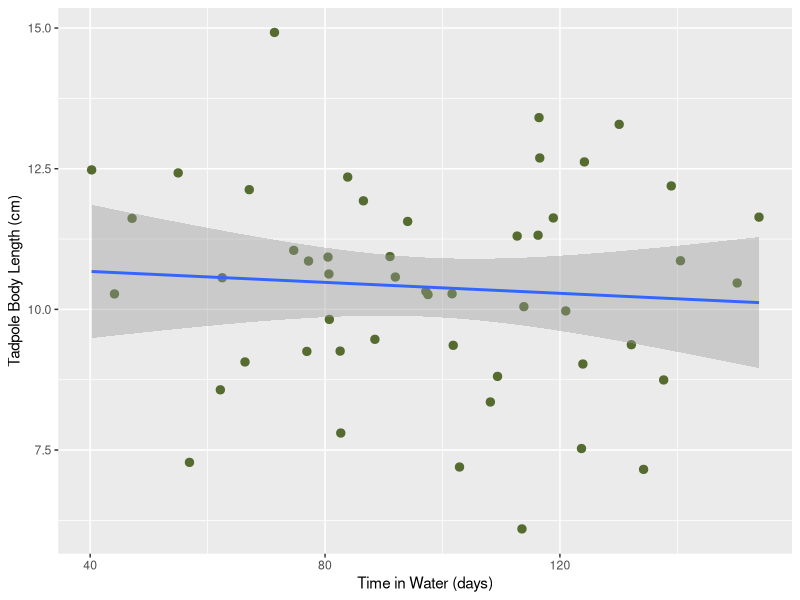

Write R code to recreate this figure.
## ---- chunk 1
### LOAD LIBRARIES
library(tidyverse)
library(ggthemes)

## ---- chunk 2
########## SIMULATE NEW DATE FRAME##########3
Time_Water <- rnorm(n=50, mean=100, sd=25)
  Body_Length <- rnorm(n=50, mean=10, sd=2)
  dataFrame <- data.frame(Time_Water, Body_Length, stringsAsFactors = F)
df<-dataFrame[order(dataFrame$Body_Length, dataFrame$Time_Water),]
df
## ---- chunk 3
##### STATISTICAL ANALYSES #####
lmModel<- lm(Body_Length~Time_Water, data=df)
summary(lmModel)
summary(lmModel)$"r.squared"
## ---- chunk 4
##### GGPLOT ###
 frogPlot <- ggplot(data=df, aes(x=Time_Water, y=Body_Length))+
      geom_point(size=2.5, color="darkolivegreen")+
      stat_smooth(method=lm, se=0.99)
  frogPlot+ xlab("Time in Water (days)")+
  ylab("Tadpole Body Length (cm)")
